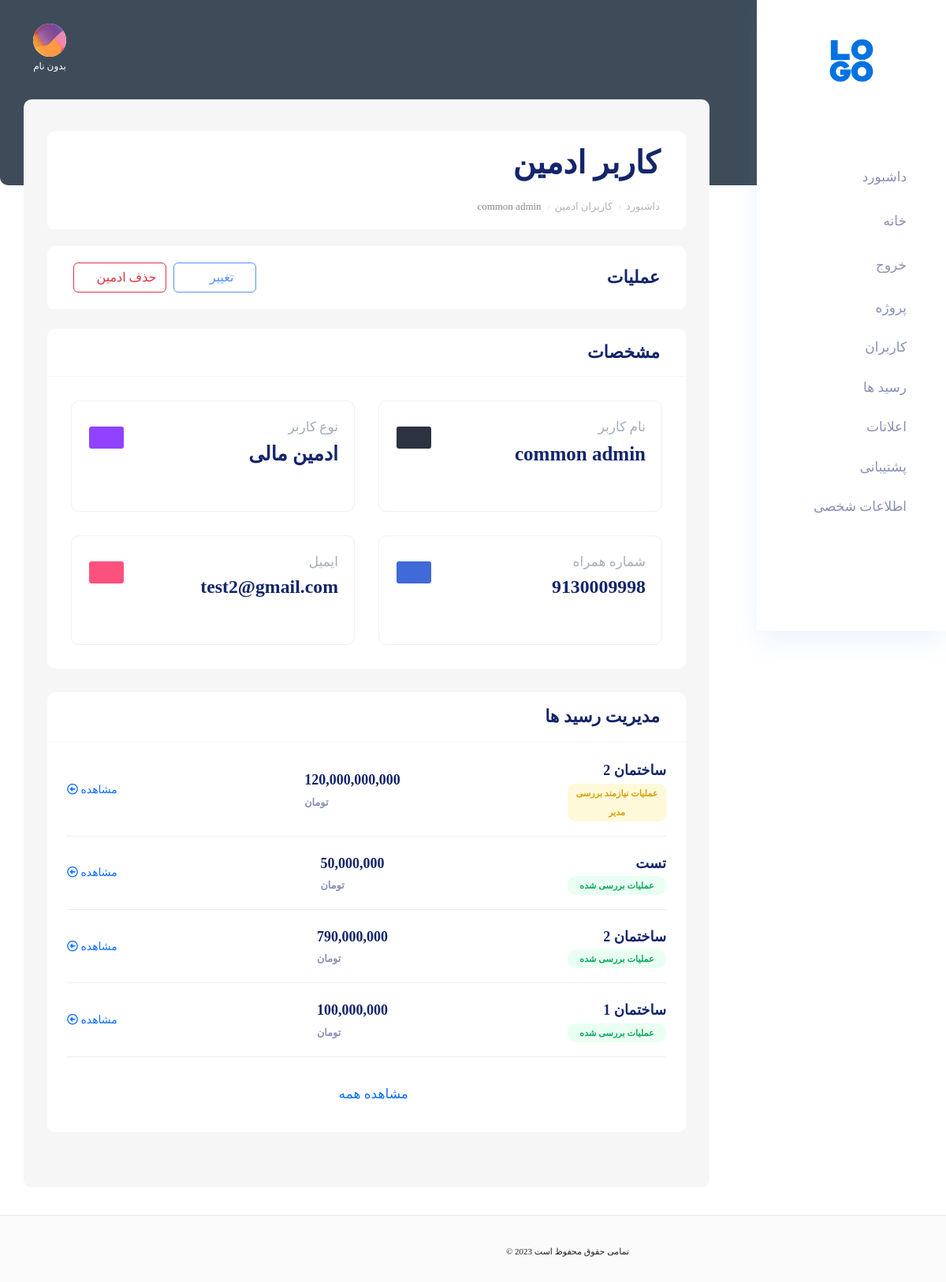
The page /u/dashboard/user/3/detail (signed in) on the database as committed earlier.
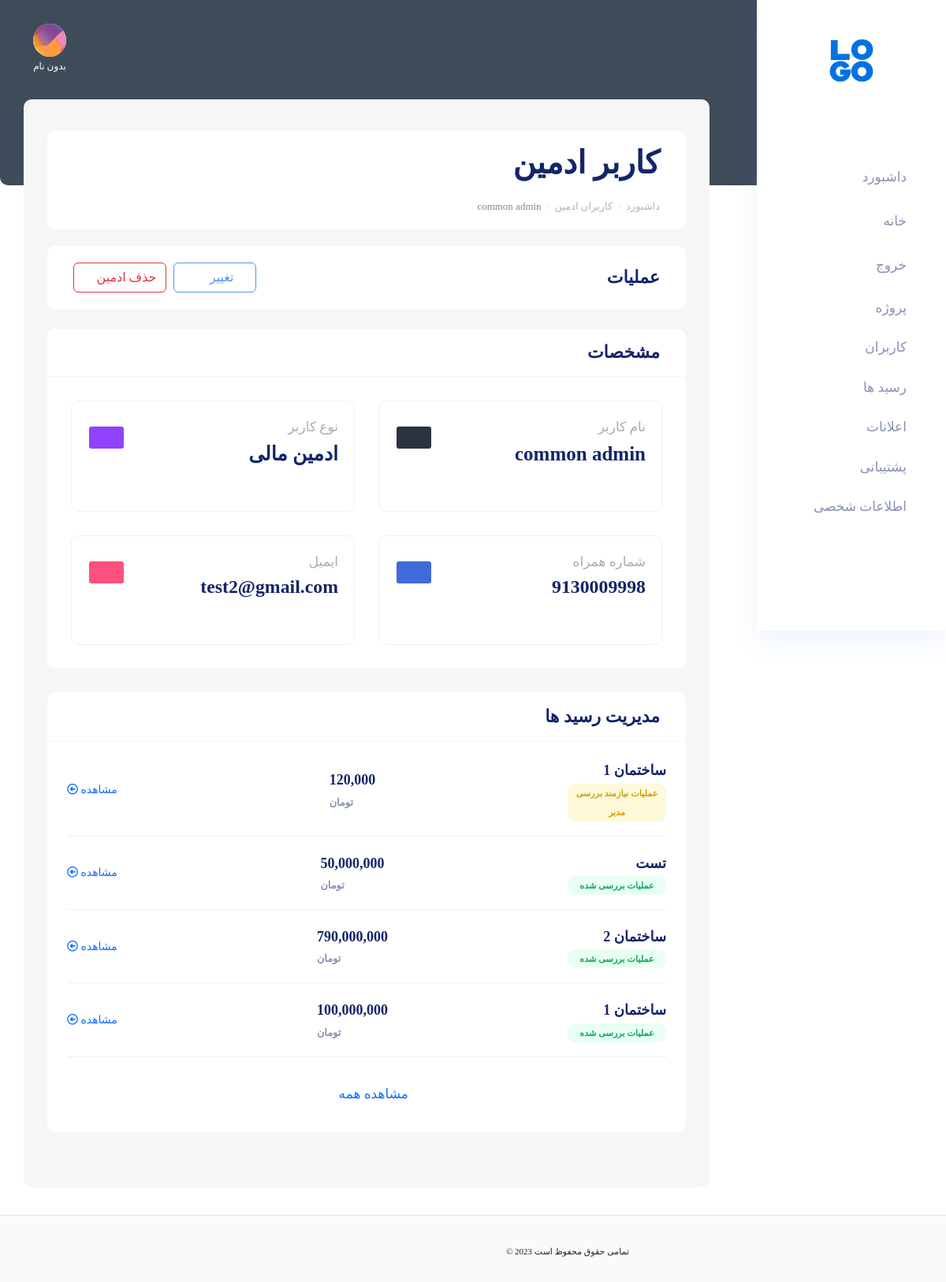
The same page on the database as committed later.
### receipt/models.py (models this page shows, shortened)
class ReceiptTask(TaskAdmin):
    RECEIPT_STATUS_OPTIONS = (
        ('accepted', 'تایید شده'),
        ('rejected', 'رد شده')
    )
    receipt_status = models.CharField(max_length=15, choices=RECEIPT_STATUS_OPTIONS, default='accepted')
    receipt = models.OneToOneField('Receipt', on_delete=models.CASCADE)
    def get_absolute_url(self):
        return reverse('receipt:receipt_dashboard_task_detail', args=(self.id,))

class ReceiptAbstract(BaseModel):
    STATUS_OPTIONS = (
        ('accepted', 'تایید شده'),
        ('pending', 'در صف'),
        ('rejected', 'رد شده')
    )
    tracking_code = models.CharField(max_length=10, default=random_str)
    status = models.CharField(max_length=15, choices=STATUS_OPTIONS, default='pending')
    user = models.ForeignKey('account.User', on_delete=models.CASCADE)
    building = models.ForeignKey(Building, on_delete=models.CASCADE)
    bank_name = models.CharField(max_length=100)
    depositor_name = models.CharField(max_length=100)
    deposit_datetime = models.DateTimeField()
    description = models.TextField(null=True, blank=True)  # by user
    note = models.TextField(null=True, blank=True)  # by admin
    amount = models.PositiveBigIntegerField()
    picture = models.ImageField(upload_to=upload_receipt_pic_src, max_length=3000)
    submited_at = models.DateTimeField(auto_now_add=True)
    ratio_score = models.FloatField(default=1, validators=[MinValueValidator(0), MaxValueValidator(4)])
    class Meta:
        abstract = True
        ordering = '-id',

class Receipt(ReceiptAbstract):
    def __str__(self):
        return f'#{self.id} receipt'

class Building(BaseModel):
    name = models.CharField(max_length=200)
    address = models.TextField()
    description = models.TextField(null=True, blank=True)
    project = models.ForeignKey('Project', on_delete=models.CASCADE,null=True)
    is_active = models.BooleanField(default=True)
    progress_percentage = models.IntegerField(default=0, validators=[MinValueValidator(0), MaxValueValidator(100)])
    class Meta:
        ordering = '-id',
    @classmethod
    def get_buildings_user(cls, user):
        return Building.objects.filter(receipt__user=user).distinct()

### account/views/dashboard.py (the view)
# urls.py: path('dashboard/user/<int:user_id>/detail', dashboard.UserDetail.as_view(), name='user_detail'),
class UserDetail(LoginRequiredMixinCustom, View):
    def get_template(self, user_obj):
        if user_obj.is_common_admin:
            return 'account/dashboard/admin/detail.html'
        else:
            return 'account/dashboard/user/detail.html'
    @admin_required_cbv()
    def get(self, request, user_id):
        user = get_object_or_404(User, id=user_id)
        if user.is_common_admin and request.user.is_super_admin is False:
            raise Http404
        if user.is_super_admin:
            raise Http404
        context = {
            'user_detail': user,
            'buildings_user': Building.get_buildings_user(user),
            'buildings': Building.objects.filter(is_active=True),
        }
        if user.is_common_admin:
            context['receipt_tasks'] = ReceiptTask.objects.filter(user_admin=user)
        return render(request, self.get_template(user), context)

### account/models.py (called while the page is built)
    @property
    def is_admin(self):
        return True if self.role in settings.ADMIN_USER_ROLES else False

    @property
    def is_common_admin(self):
        return True if self.role in settings.COMMON_ADMIN_USER_ROLES else False

    @property
    def is_super_admin(self):
        return True if self.role in settings.SUPER_ADMIN_ROLES else False

    def get_role_label(self):
        return self.get_role_display()

    def get_raw_phonenumber(self):
        p = str(self.phonenumber).replace('+98', '')
        return p

    def get_full_name(self):
        fl = f'{self.first_name} {self.last_name}'.strip() or 'بدون نام'
        return fl

    def get_email(self):
        return self.email or '-'

    def get_image_url(self):
        return '/static/images/dashboard/client_img.png'

### core/auth/mixins.py (called while the page is built)
    def dispatch(self, request, *args, **kwargs):
        if not request.user.is_authenticated:
            return self.handle_no_permission()
        if not request.user.is_phonenumber_confirmed:
            return redirect('account:confirm_phonenumber')
        return super().dispatch(request, *args, **kwargs)

### account/templates/account/dashboard/admin/detail.html (shortened to what the changed rows need)
{% extends 'account/dashboard/components/base/base_template.html' %}
{% load static %}
{% load custom_tags %}
{% block Content %}
    <section class="main_content dashboard_part large_header_bg">
        <div class="main_content_iner">
            <div class="white_card mb_25">
                <div class="white_card_header">
                    <div class="box_header m-0">
                        <div class="main-title">
                            <h1 class="m-0">کاربر ادمین</h1>
                        </div>
                    </div>
                </div>
            </div>
            <div class="container-fluid p-0 ">
                <div id="container-index">
                    <div class="row">
                        <div class="col-12">
                            <div class="white_card mb_30 card_height_100">
                                <div class="white_card_body">
                                    <div class="table-responsive">
                                        <table class="table bayer_table m-0">
                                            <tbody>
                                            {% for receipt_task in receipt_tasks|slice:':6' %}
                                                <tr style="border: hidden;">
                                                    <td>
                                                        <div class="payment_gatway">
                                                            <h5 class="byer_name f_s_16 f_w_600 color_theme">{{ receipt_task.receipt.building.name }}</h5>
                                                            <p class="font-70 f_w_600 text-center p-0 bg-{{ receipt_task.status }}"
                                                               style="width: 125px">
                                                                عملیات {{ receipt_task.get_status_display }}</p>
                                                        </div>
                                                    </td>
                                                    <td>
                                                        <div class="payment_gatway text-end">
                                                            <h5 class="byer_name  f_s_16 f_w_600 color_theme price-el">
                                                                {{ receipt_task.receipt.amount }}
                                                            </h5>
                                                            <p class="color_gray f_s_12 f_w_600 text-left font-80">
                                                                تومان</p>
                                                        </div>
                                                    </td>
                                                    <td>
                                                        <div class="payment_gatway">
                                                            <a href="{{ receipt_task.get_absolute_url }}"
                                                               class="font-size-14">
                                                                مشاهده
                                                                <i class="far fa-arrow-alt-circle-left"></i>
                                                            </a>
                                                        </div>
                                                    </td>
                                                </tr>
                                            {% endfor %}
                                            </tbody>
                                        </table>
                                    </div>
                                </div>
                            </div>
                        </div>
                    </div>
                </div>
            </div>
        </div>
    </section>
{% endblock %}

Rows that differ between the two databases and show on the page:
removed ReceiptTask: receipt.building.name "ساختمان 2", status "نیازمند بررسی مدیر", receipt.amount "120,000,000,000"
added ReceiptTask: receipt.building.name "ساختمان 1", status "نیازمند بررسی مدیر", receipt.amount "120,000"
